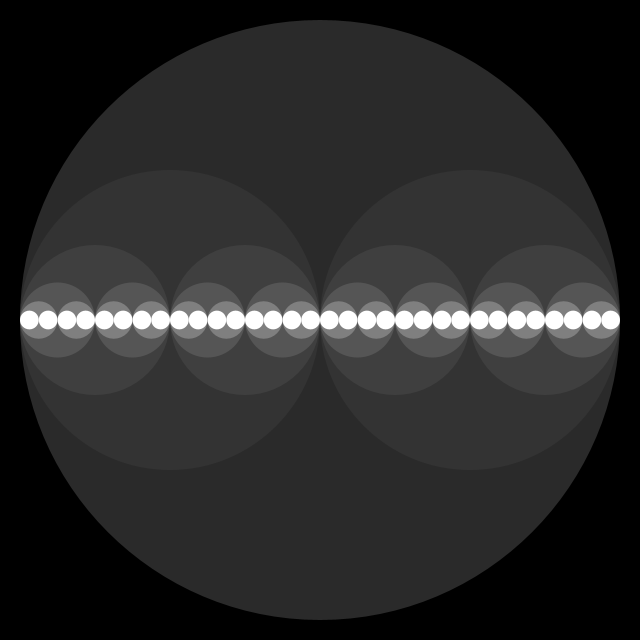
Frame 1 (no input)
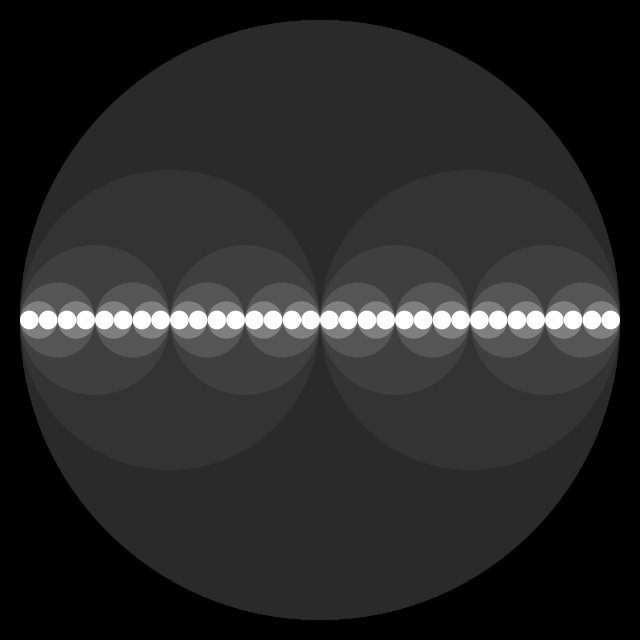
Frame 2 (the mouse pressed at the canvas centre, redrawn once)

The Processing sketch that drew these frames (run headless with seeded random() and noise(); the mouse was pressed at the canvas centre and the sketch redrawn once):

// Processing sketch: Recursion
// ── Recursion.pde
void setup(){
  size(640,640);
  background(0);
  noLoop();
  noStroke();
}

void draw(){
  drawCircle(width*0.5,height*0.5,600,6);
}

void drawCircle(float x,float y,float size,int level){
  fill(255/level);
  ellipse(x,y,size,size);
  level--;
  if(level>0){
    drawCircle(x-size/4,y,size/2,level);
    drawCircle(x+size/4,y,size/2,level);
  }
}
